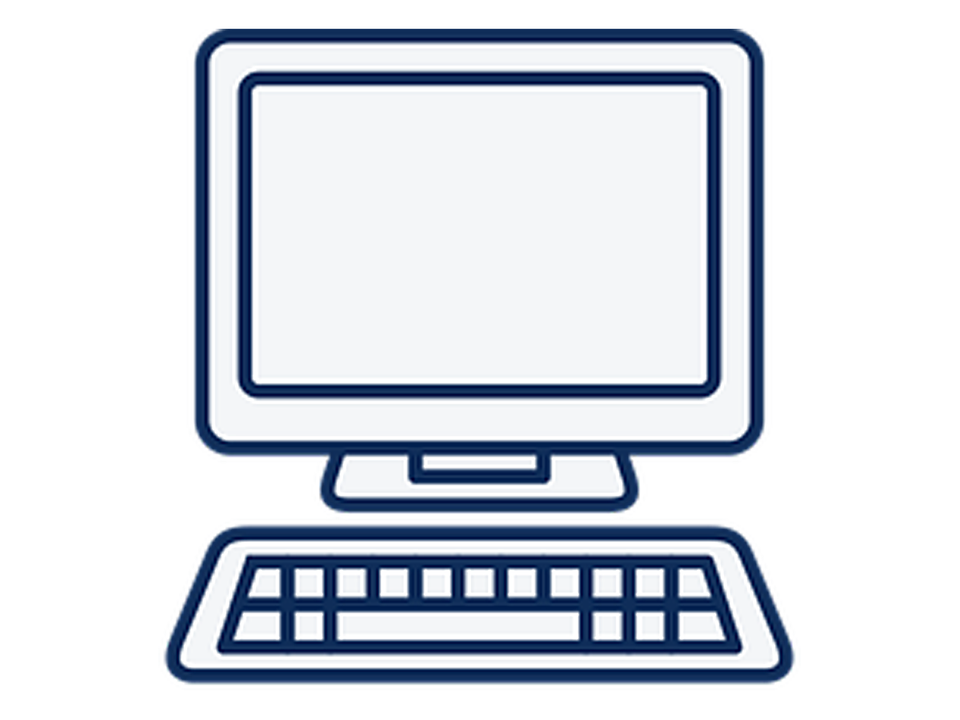
#> input picture pc.png, 960 x 720 px
$ python graph.py
#> lines starting #> are read from the running program, lines starting #| are printed output that depends on the picture
import networkx as nx
import matplotlib.pyplot as plt
import matplotlib.image as mpimg

img = mpimg.imread("pc.png")
#> img is the input picture: shape (720, 960, 4) float32; mean R, G, B, A 0.347, 0.37, 0.405, 0.507


ipstoip0 = [("ip1", "ip0"), ("ip2", "ip0"), ("ip3", "ip0"), ("ip4", "ip0")]
ipsout = [("ip0", "ipout")]

G = nx.Graph()

for item in ipstoip0:
    G.add_edge(item[0], item[1], image=img)
for item in ipsout:
    G.add_edge(item[0], item[1])


nx.draw_circular(G,
                 with_labels=True,
                 node_size=200,
                 node_color='r',
                 node_shape='.',
                 font_size=14,
                 font_color='b',
                 font_family='monospace',
                 font_weight='book',
                 horizontalalignment='left',
                 verticalalignment='center'
                 )

plt.axis('off')
plt.show()
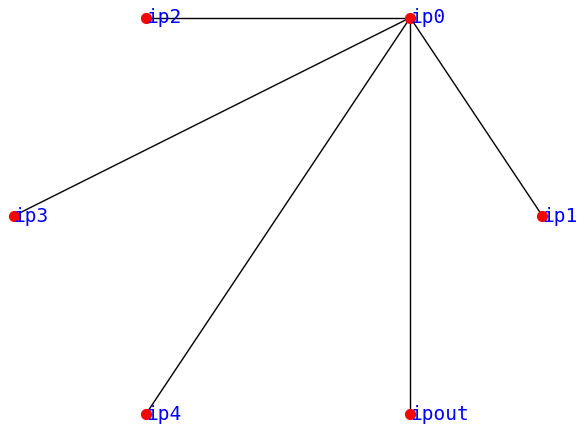
#> figure drawn by matplotlib, 1 panel
plt.savefig('graph.png')
